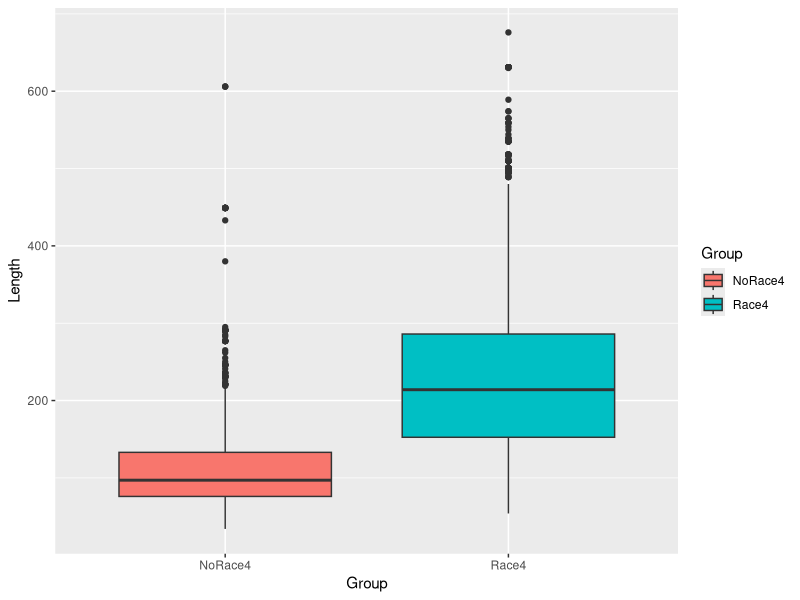
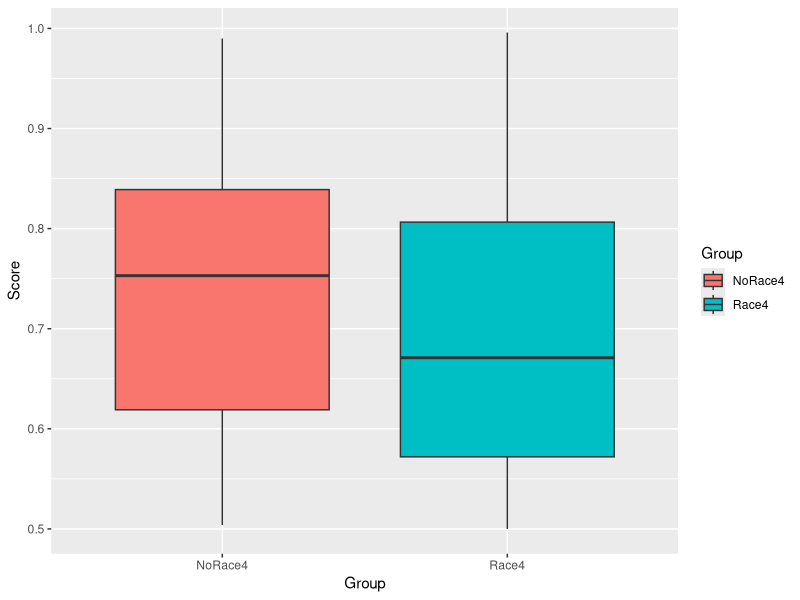
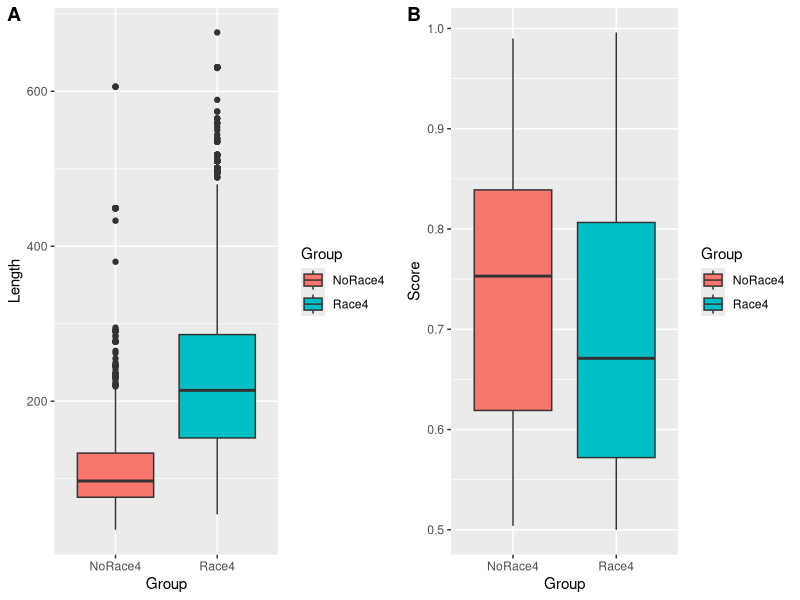

These figures' R source, in order:
## ---- chunk 1
knitr::opts_chunk$set(echo = TRUE)

## ---- chunk 2
getwd()
setwd(getwd())
print(getwd())
## ---- chunk 3
library(ggplot2)
library(dplyr)
library(ggrepel)
library(ggpubr)
## ---- chunk 4
tbl <- read.table("effector.txt", sep="\t", header = FALSE, stringsAsFactors=TRUE)
#str(tbl)
## ---- chunk 5
names(tbl) <-c(V1="Group", V2="Gene", V3="Length", V4="Score")
#head(tbl)
## ---- chunk 6
compare_means(Length ~ Group, data = tbl)
## ---- chunk 7
p1 <- ggplot(tbl, aes(x=Group, y=Length, fill=Group)) +
  geom_boxplot()

p1
## ---- chunk 8
p2 <- ggplot(tbl, aes(x=Group, y=Score, fill=Group)) +
  geom_boxplot() 
p2
## ---- chunk 9
compare_means(Score ~ Group, data = tbl)
## ---- chunk 10
pdf(file="effector-boxplots.pdf")

ggarrange(p1, p2, labels = c("A", "B"),
          ncol = 2, nrow = 1)

dev.off()
## ---- chunk 11
sessionInfo()
